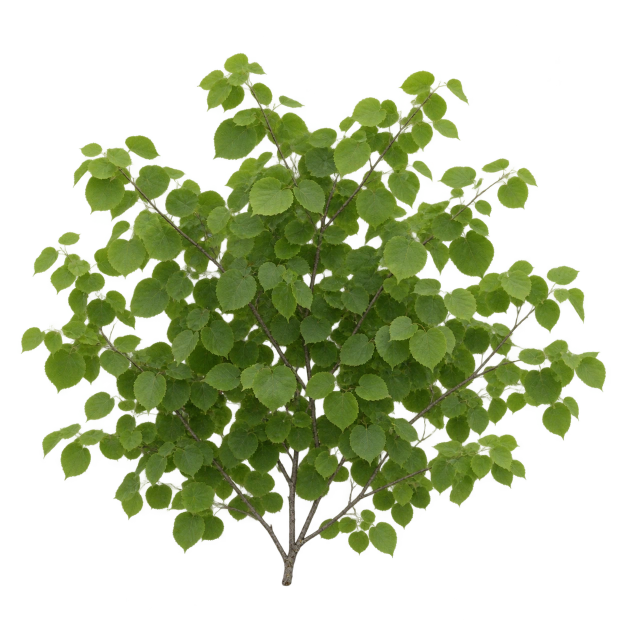
#> input picture assets/trees/leaf.webp, 1254 x 1254 px (shown at 1/2 size); its folder holds 4 pictures in this run
$ python build.py
#> lines starting #> are read from the running program, lines starting #| are printed output that depends on the picture; after the words box and inside, x2 and y2 are one past the last pixel; in counts of white or black regions, pixels touching at a corner belong together
"""Pack the street-level trees' textures into public/street-trees.webp and public/bark.webp.

leaf.webp and twig.webp (generated from the briefs in leaf.txt and twig.txt) are a spray
of a broadleaf branch in leaf and a bare one in winter, needle.webp (needle.txt) a spruce
bough, each on a transparent ground; bark.webp (bark.txt) is a trunk's bark. The game hangs the sprays in a tree's crown as
flat cards (src/map/streetTree.ts) and wraps the bark round its trunk and boughs.

public/street-trees.webp: 1536 × 512, three pictures side by side: the leaves, the twigs,
the spruce bough. The leaves and the bough are stored without their hue, as light and dark only (the game gives
each tree its own colour and turns it through the year), brightened so that an average
leaf is nearly white. What is transparent takes the colour of what is nearest, so that
the edges don't darken where the picture is drawn small; the twigs are thickened a
little, since at a tree's distance each is thinner than a pixel.

public/bark.webp: 512 × 512, the middle of the picture (the game repeats it mirrored, so
its edges need not match).

usage: cd pipeline && uv run python ../assets/trees/build.py   (Pillow, numpy, scipy)
"""
from pathlib import Path

import numpy as np
from PIL import Image
from scipy import ndimage

HERE = Path(__file__).parent
PUBLIC = HERE.parent.parent / "public"
SIZE = 512


def spread(rgb: np.ndarray, alpha: np.ndarray) -> np.ndarray:
    """Every transparent pixel takes the colour of the nearest one that isn't."""
    solid = alpha > 0.5
    _, (iy, ix) = ndimage.distance_transform_edt(~solid, return_indices=True)
    return rgb[iy, ix]


def card(name: str, grey: bool, thicken: float) -> np.ndarray:
#> called with name = 'leaf', grey = True, thicken = 0
    im = Image.open(HERE / f"{name}.webp").convert("RGBA")
#> im is the input picture: PIL image 1254x1254 RGBA; mean R, G, B, A 45.5, 60.4, 19.7, 98.5
    # Trimmed to what is drawn, with a margin, and squared up from the bottom (the stem
    # stays at the middle of the lower edge).
    mask = np.asarray(im.getchannel("A")) > 24
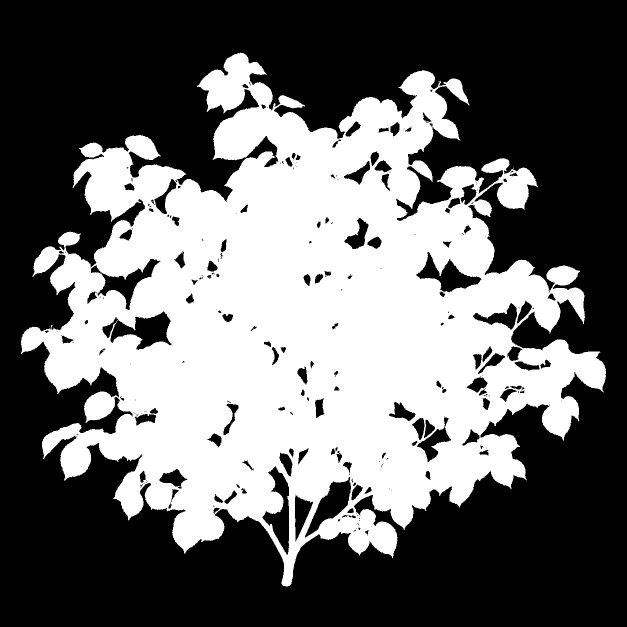
#> mask: shape (1254, 1254) bool (shown at 1/2 size); 41% white; 15 white regions (14 under 20 px), largest, box (x1, y1, x2, y2) and area: (42, 105, 1212, 1173) 645356
    box = im.getchannel("A").point(lambda v: 255 if v > 24 else 0).getbbox()
#> box = (42, 105, 1212, 1173)
    # The fan can be asymmetric. Centre its stem, not its bounding box, or the
    # visible twig starts beside the card's attachment even when the quad is pinned.
    _, stem_x = np.nonzero(mask[max(box[1], box[3] - 8):box[3]])
#> stem_x = 128 values, max 582 at index 19, min 563 at index 0, mean 572.3
    cx = round(float(stem_x.mean()))
#> cx = 572
    side = max(2 * max(cx - box[0], box[2] - cx), box[3] - box[1]) + 24
#> side = 1304
    square = Image.new("RGBA", (side, side), (0, 0, 0, 0))
#> square: PIL image 1304x1304 RGBA; every value is 0
    square.alpha_composite(im, (side // 2 - cx, side - 12 - box[3]))
    a = np.asarray(square.resize((SIZE, SIZE), Image.LANCZOS)).astype(np.float32) / 255
    rgb, alpha = a[..., :3], a[..., 3]
    if thicken:
        alpha = np.clip(ndimage.maximum_filter(alpha, size=3) * thicken, 0, 1)
    if grey:
        light = rgb @ np.array([0.3, 0.59, 0.11], np.float32)
        mean = light[alpha > 0.5].mean()
#> mean = 0.386
        rgb = np.repeat(np.clip(light / mean * 0.72, 0, 1)[..., None], 3, axis=2)
    rgb = spread(rgb, alpha)
#> in spread, `solid = alpha > 0.5`: solid: shape (512, 512) bool; 36.1% white; 26 white regions (10 under 20 px), largest, box (x1, y1, x2, y2) and area: (48, 89, 507, 507) 91187, (422, 179, 453, 210) 579, (377, 178, 405, 203) 427
#> in spread, `_, (iy, ix) = ndimage.distance_transform_edt(~solid, return_indices=Tr..`: iy: shape (512, 512) int32; 418 distinct labels, from 89 to 506
    return np.dstack([rgb, alpha])
#> returned value: shape (512, 512, 4) float32


def main():
    atlas = np.hstack([card("leaf", True, 0), card("twig", False, 1.6), card("needle", True, 0)])
#> call 2 of card, with name = 'twig', grey = False, thicken = 1.6
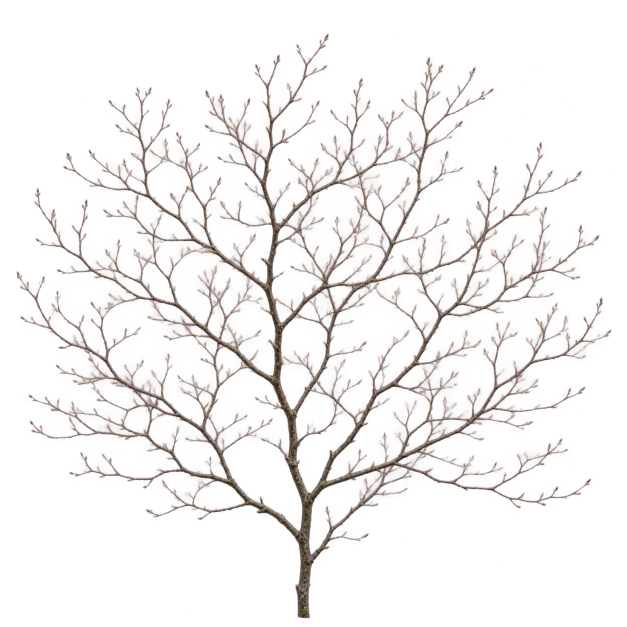
#> input picture assets/trees/twig.webp, 1254 x 1254 px (shown at 1/2 size)
#> in card, im is the input picture: PIL image 1254x1254 RGBA; mean R, G, B, A 40.5, 33.5, 31.1, 20.5
#> in card (call 2), `mask = np.asarray(im.getchannel("A")) > 24`:
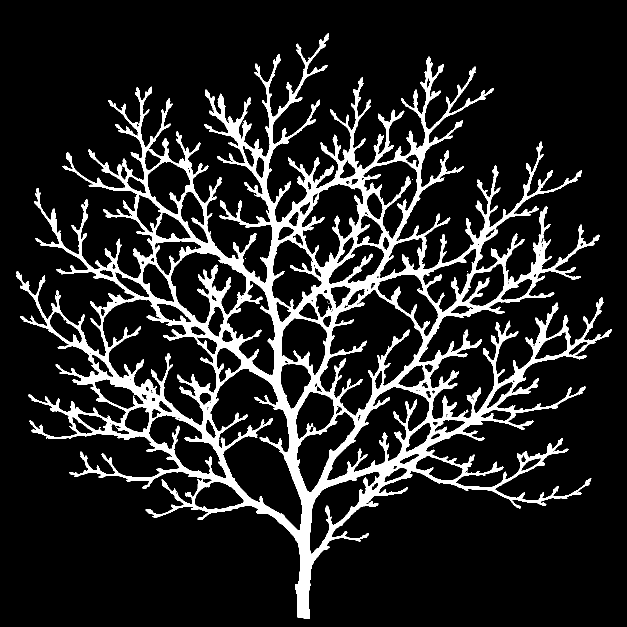
#> mask: shape (1254, 1254) bool (shown at 1/2 size); 13.2% white; 64 white regions (63 under 20 px), largest, box (x1, y1, x2, y2) and area: (33, 67, 1224, 1237) 208096
#> in card (call 2), `box = im.getchannel("A").point(lambda v: 255 if v > 24 else 0).getbbox()`: box = (33, 67, 1224, 1237)
#> in card (call 2), `_, stem_x = np.nonzero(mask[max(box[1], box[3] - 8):box[3]])`: stem_x = 186 values, max 619 at index 24, min 595 at index 0, mean 607.5
#> in card (call 2), `cx = round(float(stem_x.mean()))`: cx = 608
#> in card (call 2), `side = max(2 * max(cx - box[0], box[2] - cx), box[3] - box[1]) + 24`: side = 1256
#> in card (call 2), `square = Image.new("RGBA", (side, side), (0, 0, 0, 0))`: square: PIL image 1256x1256 RGBA; every value is 0
#> in spread (call 2), `solid = alpha > 0.5`: solid: shape (512, 512) bool; 20.9% white; 5 white regions (4 under 20 px), largest, box (x1, y1, x2, y2) and area: (21, 29, 508, 508) 54651
#> in spread (call 2), `_, (iy, ix) = ndimage.distance_transform_edt(~solid, return_indices=Tr..`: iy: shape (512, 512) int32; 479 distinct labels, from 29 to 507
#> call 3 of card, with name = 'needle', grey = True, thicken = 0
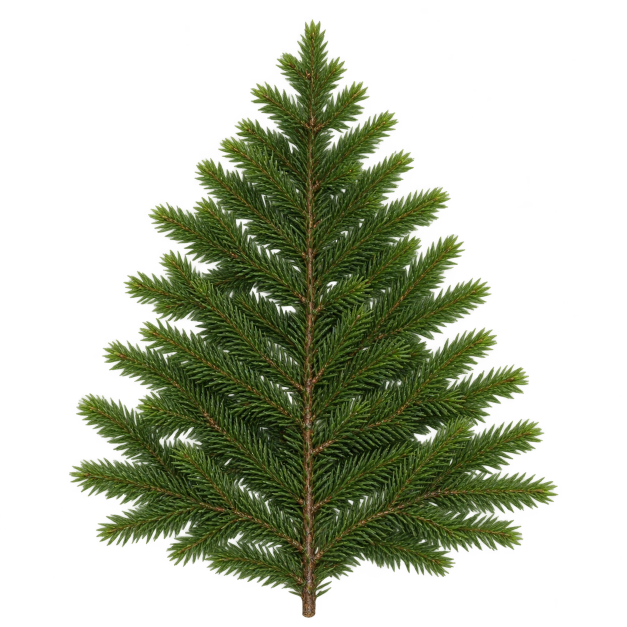
#> input picture assets/trees/needle.webp, 1254 x 1254 px (shown at 1/2 size)
#> in card, im is the input picture: PIL image 1254x1254 RGBA; mean R, G, B, A 26.4, 33.4, 11.7, 90.6
#> in card (call 3), `mask = np.asarray(im.getchannel("A")) > 24`: mask: shape (1254, 1254) bool; 38.5% white; 9 white regions (8 under 20 px), largest, box (x1, y1, x2, y2) and area: (138, 38, 1117, 1236) 605881
#> in card (call 3), `box = im.getchannel("A").point(lambda v: 255 if v > 24 else 0).getbbox()`: box = (138, 38, 1117, 1236)
#> in card (call 3), `_, stem_x = np.nonzero(mask[max(box[1], box[3] - 8):box[3]])`: stem_x = 162 values, max 630 at index 26, min 604 at index 0, mean 616.8
#> in card (call 3), `cx = round(float(stem_x.mean()))`: cx = 617
#> in card (call 3), `side = max(2 * max(cx - box[0], box[2] - cx), box[3] - box[1]) + 24`: side = 1222
#> in card (call 3), `square = Image.new("RGBA", (side, side), (0, 0, 0, 0))`: square: PIL image 1222x1222 RGBA; every value is 0
#> in card (call 3), `light = rgb @ np.array([0.3, 0.59, 0.11], np.float32)`:
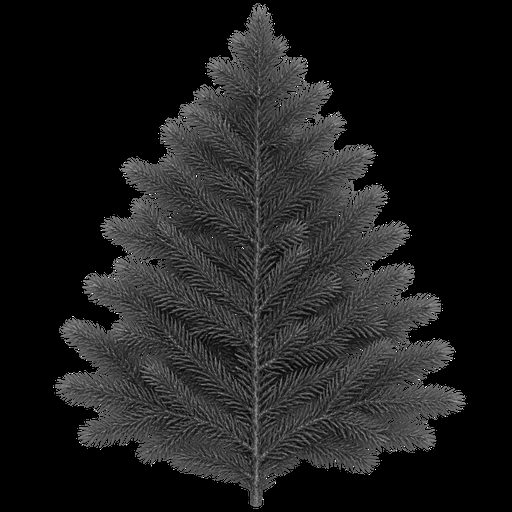
#> light: shape (512, 512) float32; min 0, max 1, mean 0.116
#> in card (call 3), `mean = light[alpha > 0.5].mean()`: mean = 0.256
#> in spread (call 3), `solid = alpha > 0.5`: solid: shape (512, 512) bool; 38.4% white; 1 white region, box (x1, y1, x2, y2) and area: (56, 6, 465, 507) 100757
#> in spread (call 3), `_, (iy, ix) = ndimage.distance_transform_edt(~solid, return_indices=Tr..`: iy: shape (512, 512) int32; 501 distinct labels, from 6 to 506
    Image.fromarray((atlas * 255 + 0.5).astype(np.uint8), "RGBA").save(PUBLIC / "street-trees.webp", quality=90, method=6, exact=True)
    bark = Image.open(HERE / "bark.webp").convert("RGB")
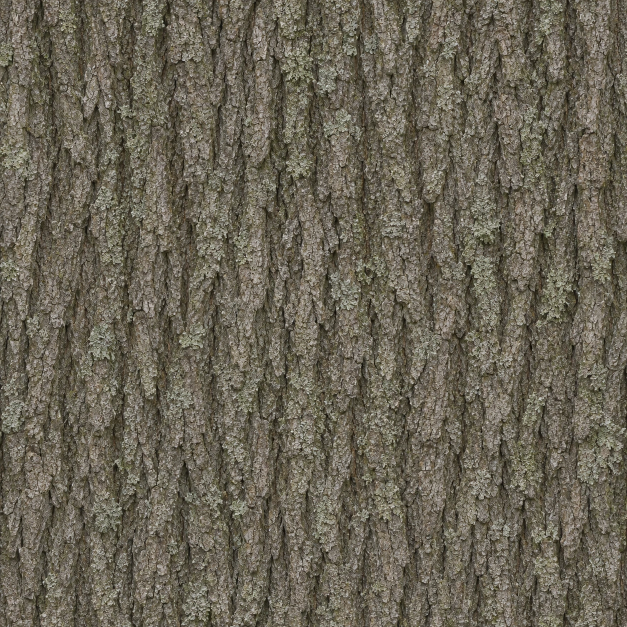
#> input picture assets/trees/bark.webp, 1254 x 1254 px (shown at 1/2 size)
#> bark is the input picture: PIL image 1254x1254 RGB; mean R, G, B 105.6, 99.7, 84.9
    w, h = bark.size
#> w = 1254; h = 1254
    m = min(w, h) * 3 // 4
#> m = 940
    bark = bark.crop(((w - m) // 2, (h - m) // 2, (w + m) // 2, (h + m) // 2)).resize((SIZE, SIZE), Image.LANCZOS)
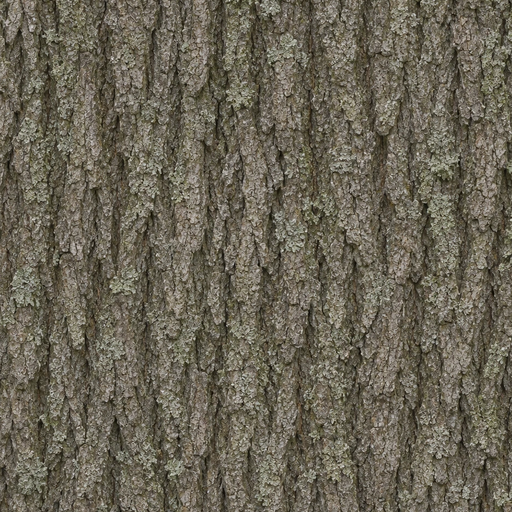
#> bark: PIL image 512x512 RGB; mean R, G, B 105.8, 100, 85.1
    bark.save(PUBLIC / "bark.webp", quality=86, method=6)
    print("wrote", PUBLIC / "street-trees.webp", PUBLIC / "bark.webp")


if __name__ == "__main__":
    main()
